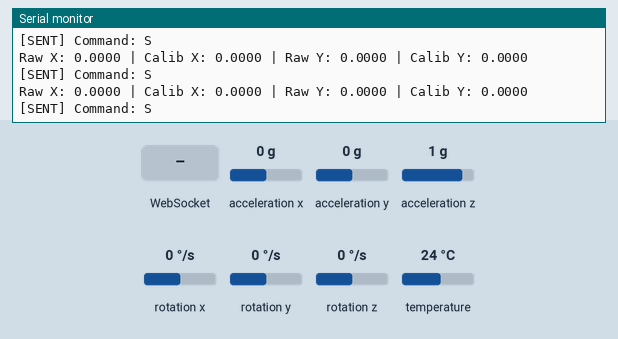
A sketch run on a simulated ESP32. Shown: the last lines printed to the serial monitor. The inputs (shaded band) are chosen by the test bench; at power-on: rotation x 0 °/s, rotation y 0 °/s, acceleration x 0 g, acceleration y 0 g, acceleration z 1 g, rotation z 0 °/s, temperature 24 °C. WiFi joins after 1.5 s; servers stay silent unless stated.

Above: at 8.8 s.
8.9 s: rotation x set to -192 °/s
At 8.98 s:
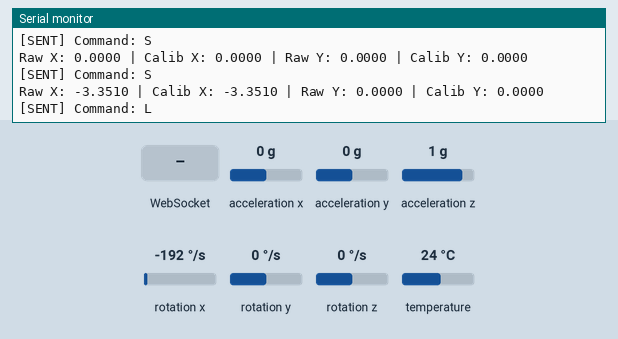
10.5 s: WebSocket text "1" received
At 10.54 s:
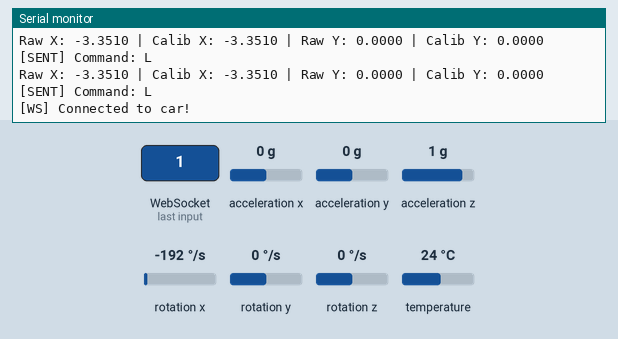
12.0 s: rotation y set to -192 °/s
At 12.01 s:
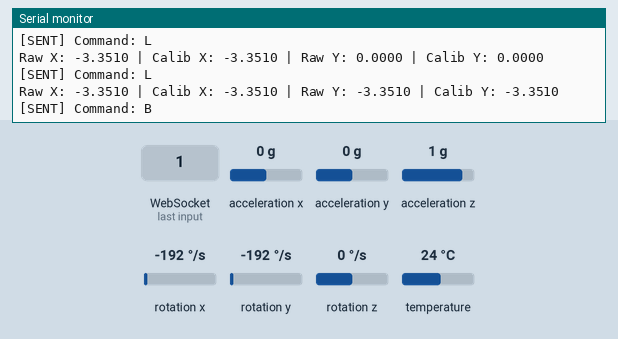
13.6 s: rotation y set to 100 °/s
At 13.79 s:
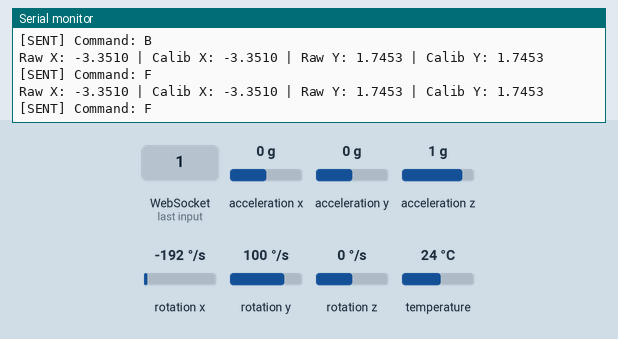
Timing chart, 0 to 16.2 s (numbered marks = the images above; inputs shaded):
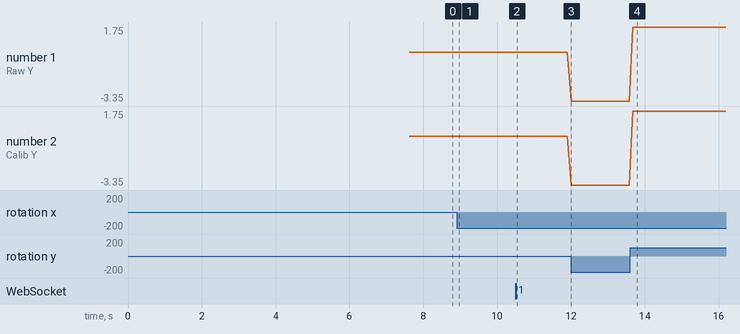

The sketch:

gesture_controller.ino
```cpp
#include <WiFi.h>
#include <WebSocketsClient.h>
#include <Wire.h>
#include <Adafruit_MPU6050.h>
#include <Adafruit_Sensor.h>

Adafruit_MPU6050 mpu;
WebSocketsClient webSocket;

// Wi-Fi Credentials (Connect to Car's AP)
const char* ssid = "GyroCar";
const char* password = "12345678";

// Calibration offsets
float gyroXoffset = 0, gyroYoffset = 0, gyroZoffset = 0;

void setup() {
  Serial.begin(115200);
  Wire.begin();

  // Initialize MPU6050
  if (!mpu.begin()) {
    Serial.println("[ERROR] MPU6050 not found!");
    while (1);
  }
  mpu.setAccelerometerRange(MPU6050_RANGE_8_G);
  mpu.setGyroRange(MPU6050_RANGE_500_DEG);

  // Calibrate gyro
  calibrateGyro();

  // Connect to Car's Wi-Fi
  Serial.println("\nConnecting to Wi-Fi...");
  WiFi.begin(ssid, password);
  while (WiFi.status() != WL_CONNECTED) {
    delay(500);
    Serial.print(".");
  }
  Serial.println("\nConnected to Wi-Fi!");
  Serial.print("IP Address: ");
  Serial.println(WiFi.localIP());

  // Connect to WebSocket
  webSocket.begin("192.168.4.1", 81, "/"); // Car's AP IP
  webSocket.onEvent(webSocketEvent);
}

void loop() {
  webSocket.loop();

  sensors_event_t a, g, temp;
  mpu.getEvent(&a, &g, &temp);

  // Apply calibration and print data
  float gyroX = g.gyro.x - gyroXoffset;
  float gyroY = g.gyro.y - gyroYoffset;

  Serial.print("Raw X: ");
  Serial.print(g.gyro.x, 4);
  Serial.print(" | Calib X: ");
  Serial.print(gyroX, 4);
  Serial.print(" | Raw Y: ");
  Serial.print(g.gyro.y, 4);
  Serial.print(" | Calib Y: ");
  Serial.print(gyroY, 4);
  Serial.println();

  // Send commands
  char cmd = 'S';
  if (gyroY > 0.5)       cmd = 'F';
  else if (gyroY < -0.5) cmd = 'B';
  else if (gyroX > 0.5)  cmd = 'R';
  else if (gyroX < -0.5) cmd = 'L';

  String payload = String(cmd);
  if (webSocket.sendTXT(payload)) {
    Serial.print("[SENT] Command: ");
    Serial.println(cmd);
  } else {
    Serial.println("[ERROR] Failed to send command!");
  }

  delay(100);
}

// Calibrate gyro offsets
void calibrateGyro() {
  Serial.println("\n=== CALIBRATION STARTED ===");
  Serial.println("Keep the sensor STILL for 5 seconds...");

  const int numSamples = 500;
  sensors_event_t a, g, temp;

  for (int i = 0; i < numSamples; i++) {
    mpu.getEvent(&a, &g, &temp);
    gyroXoffset += g.gyro.x;
    gyroYoffset += g.gyro.y;
    gyroZoffset += g.gyro.z;

    if (i % 50 == 0) {
      Serial.print("Progress: ");
      Serial.print((i * 100) / numSamples);
      Serial.println("%");
    }
    delay(10);
  }

  gyroXoffset /= numSamples;
  gyroYoffset /= numSamples;
  gyroZoffset /= numSamples;

  Serial.println("\n=== CALIBRATION RESULTS ===");
  Serial.print("Gyro X Offset: ");
  Serial.println(gyroXoffset, 6);
  Serial.print("Gyro Y Offset: ");
  Serial.println(gyroYoffset, 6);
  Serial.print("Gyro Z Offset: ");
  Serial.println(gyroZoffset, 6);
  Serial.println("==========================\n");
}

void webSocketEvent(WStype_t type, uint8_t* payload, size_t length) {
  switch (type) {
    case WStype_DISCONNECTED:
      Serial.println("[WS] Disconnected from car!");
      break;
    case WStype_CONNECTED:
      Serial.println("[WS] Connected to car!");
      break;
  }
}
```

Measured:
- after the input at 8.9 s, the serial monitor: prints a new line after 0.07 s (image 1)
- after the input at 10.5 s, the serial monitor: prints a new line at once (image 2)
- after the input at 12.0 s, the serial monitor: prints a new line at once (image 3)
- after the input at 13.6 s, the serial monitor: prints a new line after 0.08 s (image 4)
- plotted number 1: -3.35 → 1.75 after the input at 13.6 s
- plotted number 2: -3.35 → 1.75 after the input at 13.6 s
